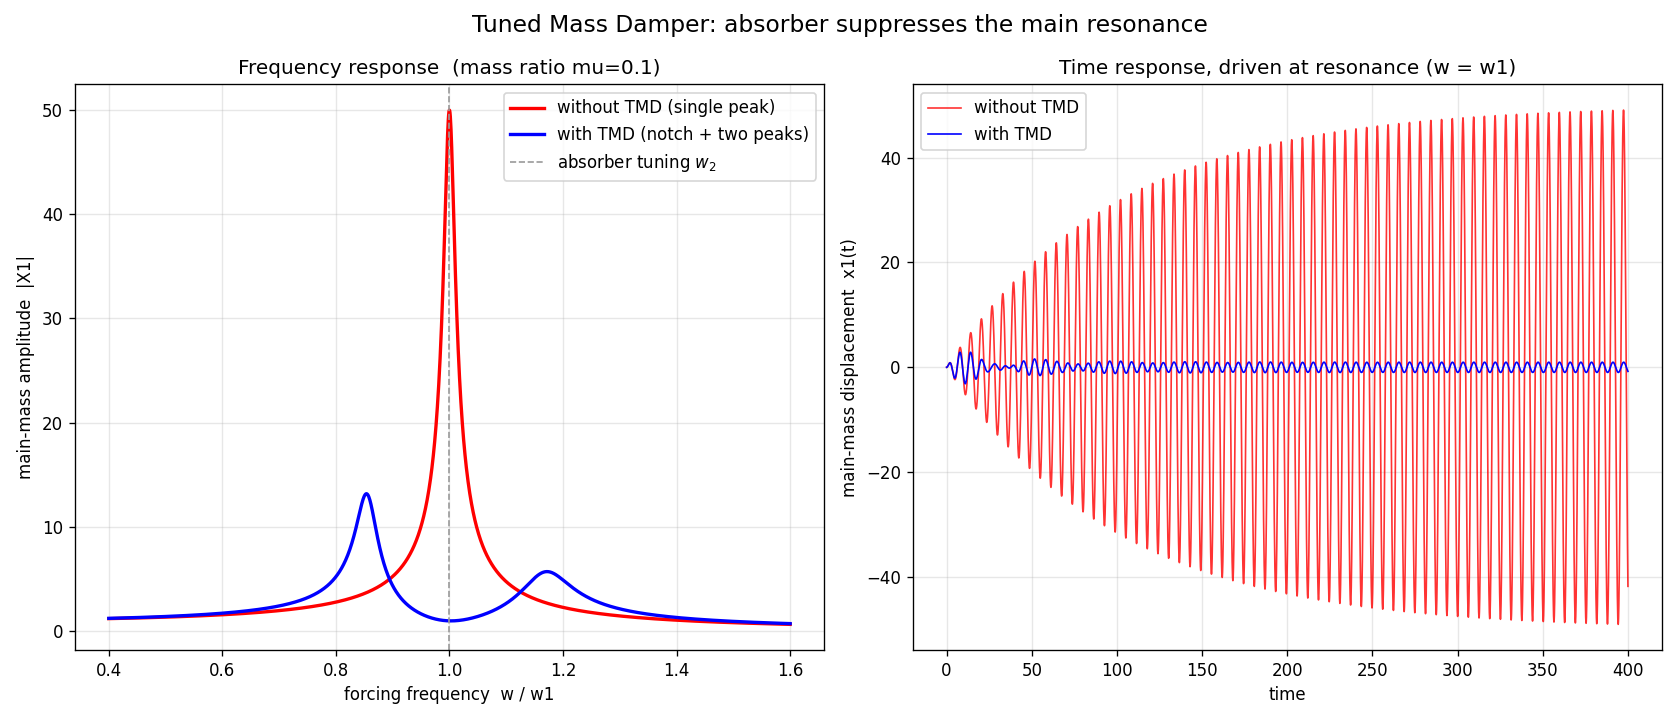

The script that saved this image:
"""
Tuned Mass Damper (TMD) — 2자유도 연립 미분방정식 풀이/시각화

  m1 x1'' + c1 x1' + k1 x1 + k2(x1-x2) + c2(x1'-x2') = F(t)
  m2 x2'' + c2(x2'-x1') + k2(x2-x1) = 0

왼쪽 : 주파수 응답 |X1(w)|  — 흡진기 유무 비교 (단일 피크 -> 골짜기+두 피크)
오른쪽: 시간 응답 x1(t) — 원래 공진주파수로 가진했을 때 진폭 억제
scipy 없이 numpy(복소 선형대수) + 직접 RK4 사용.
"""

import numpy as np
import matplotlib.pyplot as plt

# ── 파라미터 (정규화: 주 공진 w1 = 1) ──
m1, k1 = 1.0, 1.0
zeta1 = 0.01
c1 = 2 * zeta1 * np.sqrt(k1 * m1)        # 주 구조물의 약한 감쇠

mu = 0.10                                # 질량비 m2/m1
m2 = mu * m1
w2 = 1.0                                 # 흡진기를 주 공진(w1=1)에 튜닝
k2 = m2 * w2 ** 2
zeta2 = 0.05
c2 = 2 * zeta2 * np.sqrt(k2 * m2)        # 흡진기 감쇠

w1 = np.sqrt(k1 / m1)

# ── 주파수 응답: phasor (F = e^{jwt}) ──
w = np.linspace(0.4, 1.6, 2000)
X1_no = 1.0 / (-w**2 * m1 + 1j*w*c1 + k1)            # 흡진기 없음 (단일 DOF)

X1_tmd = np.empty_like(w, dtype=complex)
for i, wi in enumerate(w):
    A = np.array([
        [-wi**2*m1 + 1j*wi*(c1+c2) + (k1+k2), -(k2 + 1j*wi*c2)],
        [-(k2 + 1j*wi*c2),                      -wi**2*m2 + 1j*wi*c2 + k2],
    ], dtype=complex)
    X = np.linalg.solve(A, np.array([1.0, 0.0], dtype=complex))
    X1_tmd[i] = X[0]

# ── 시간 응답: RK4 로 가진 w1 에서 비교 ──
def deriv(t, s, with_tmd, wF):
    x1, v1, x2, v2 = s
    F = np.cos(wF * t)
    if with_tmd:
        a1 = (F - c1*v1 - k1*x1 - k2*(x1-x2) - c2*(v1-v2)) / m1
        a2 = (-c2*(v2-v1) - k2*(x2-x1)) / m2
    else:
        a1 = (F - c1*v1 - k1*x1) / m1
        a2 = 0.0
    return np.array([v1, a1, v2, a2])

def rk4(with_tmd, wF, T=400.0, dt=0.01):
    n = int(T/dt)
    s = np.zeros(4)
    ts = np.empty(n); xs = np.empty(n)
    t = 0.0
    for i in range(n):
        k1_ = deriv(t, s, with_tmd, wF)
        k2_ = deriv(t+dt/2, s+dt/2*k1_, with_tmd, wF)
        k3_ = deriv(t+dt/2, s+dt/2*k2_, with_tmd, wF)
        k4_ = deriv(t+dt, s+dt*k3_, with_tmd, wF)
        s = s + dt/6*(k1_ + 2*k2_ + 2*k3_ + k4_)
        ts[i], xs[i] = t, s[0]
        t += dt
    return ts, xs

t_no,  x1_no_t  = rk4(False, w1)
t_tmd, x1_tmd_t = rk4(True,  w1)

print(f"질량비 mu = {mu}, 흡진기 튜닝 w2 = {w2} (= w1)")
print(f"흡진기 없음: |X1| 최대 = {np.abs(X1_no).max():.2f} @ w={w[np.abs(X1_no).argmax()]:.3f}")
print(f"흡진기 있음: |X1| 최대 = {np.abs(X1_tmd).max():.2f}")
print(f"w=1 에서   : 없음 {np.abs(X1_no)[np.abs(w-1).argmin()]:.2f} "
      f"-> 있음 {np.abs(X1_tmd)[np.abs(w-1).argmin()]:.2f} (anti-resonance)")

# ── 그림 ──
fig, (ax1, ax2) = plt.subplots(1, 2, figsize=(14, 6))

ax1.plot(w, np.abs(X1_no),  "r-",  lw=2, label="without TMD (single peak)")
ax1.plot(w, np.abs(X1_tmd), "b-",  lw=2, label="with TMD (notch + two peaks)")
ax1.axvline(w2, color="0.6", ls="--", lw=1, label="absorber tuning $w_2$")
ax1.set_xlabel("forcing frequency  w / w1")
ax1.set_ylabel("main-mass amplitude  |X1|")
ax1.set_title(f"Frequency response  (mass ratio mu={mu})")
ax1.legend(); ax1.grid(True, alpha=0.3)

ax2.plot(t_no,  x1_no_t,  "r-", lw=1, alpha=0.8, label="without TMD")
ax2.plot(t_tmd, x1_tmd_t, "b-", lw=1, label="with TMD")
ax2.set_xlabel("time")
ax2.set_ylabel("main-mass displacement  x1(t)")
ax2.set_title("Time response, driven at resonance (w = w1)")
ax2.legend(); ax2.grid(True, alpha=0.3)

fig.suptitle("Tuned Mass Damper: absorber suppresses the main resonance", fontsize=14)
fig.tight_layout()
fig.savefig("tmd_response.png", dpi=120)
print("그래프를 tmd_response.png 로 저장했습니다.")
plt.show()
